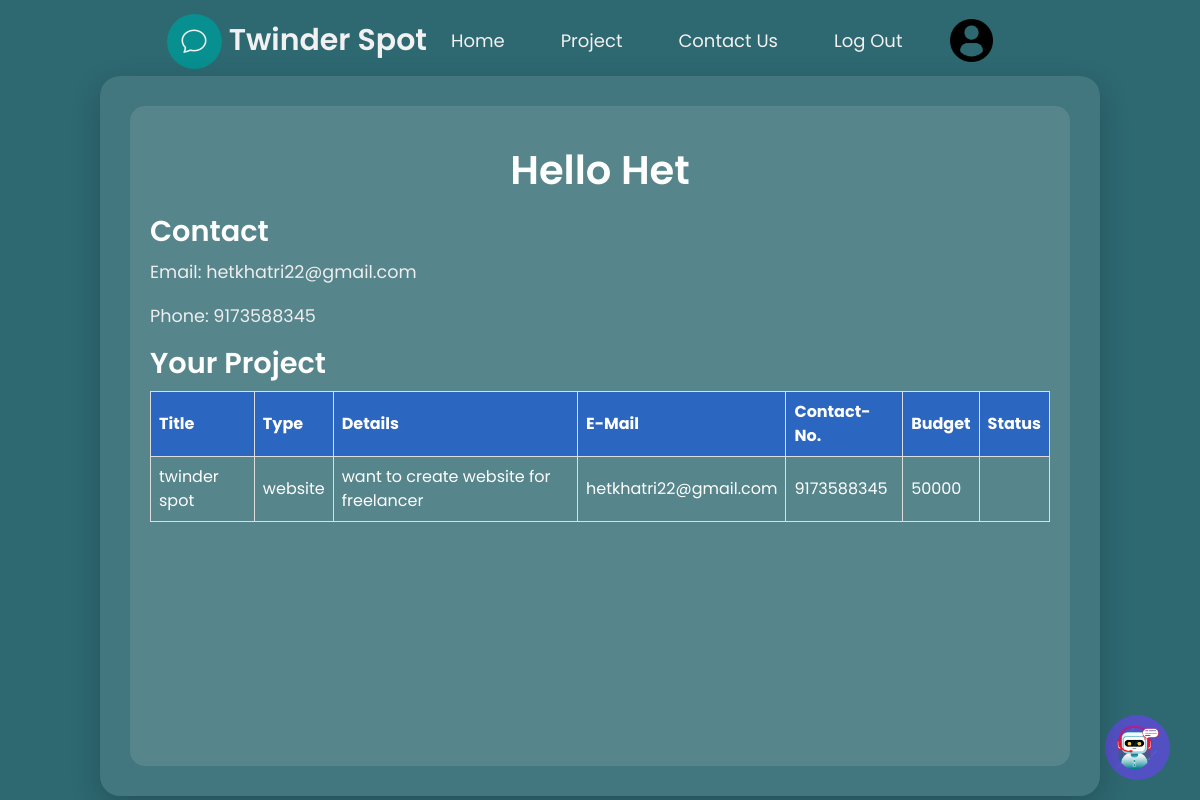
Before: /user/user_profile.php (signed in) with the older database file.
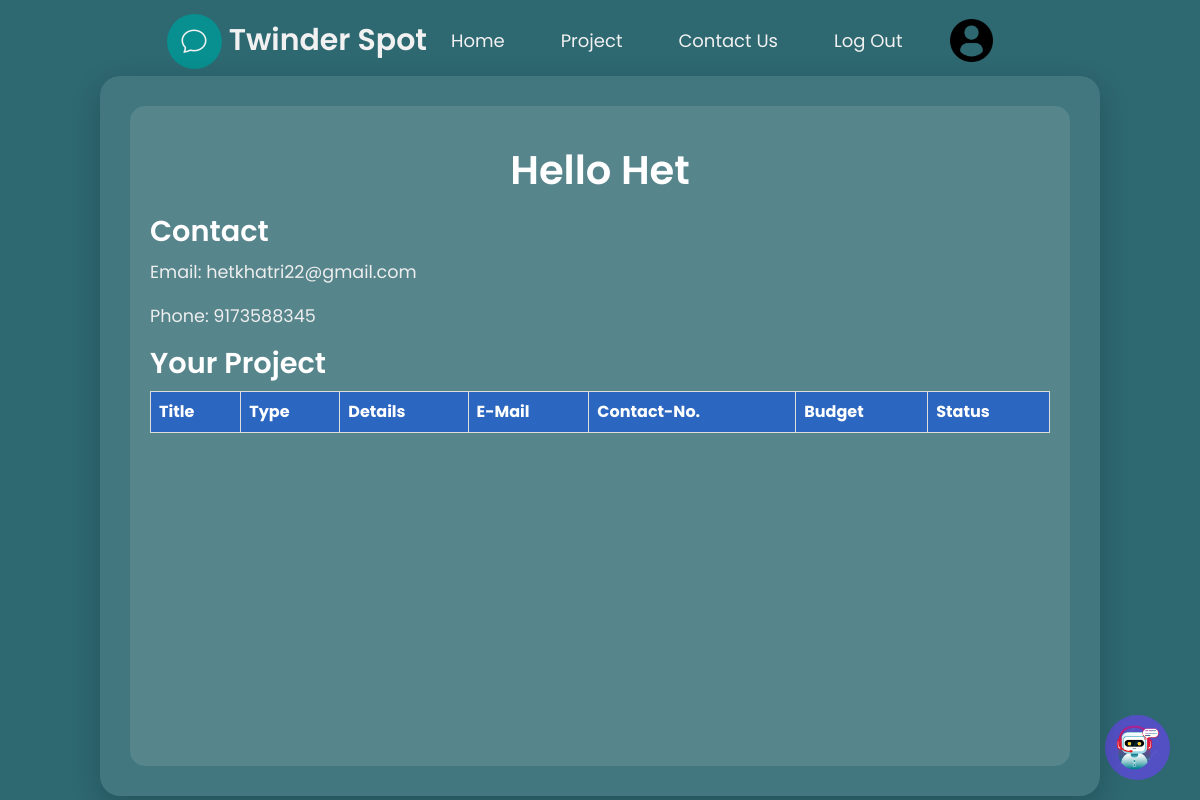
After: the same page with the newer database file.
### tables this page shows
CREATE TABLE `user_project` (
  `id` int(255) NOT NULL,
  `title` varchar(255) NOT NULL,
  `type` varchar(255) NOT NULL,
  `details` varchar(255) NOT NULL,
  `email` varchar(255) NOT NULL,
  `contactno` varchar(255) NOT NULL,
  `budget` varchar(255) NOT NULL,
  `status` varchar(255) NOT NULL
);

### user/user_profile.php (the view, shortened to what this page needs)
<?php
include '../Database/database_connectivity.php';
if (isset($_SESSION['email'])) {
    $email = $_SESSION['email'];
    $query = "SELECT username,contactno,email FROM user_signup WHERE email = ?";
    $stmt = $connection->prepare($query);
    $stmt->bind_param("s", $email);
    $stmt->execute();
    $result = $stmt->get_result();
    if ($result->num_rows > 0) {
        $row = $result->fetch_assoc();
        $name = $row['username'];
        $email = $row['email'];
        $phone = $row['contactno'];
    } else {
        $username = "Guest";
    }
} else {
    $name = 'John Doe';
    $email = 'john.doe@example.com';
    $phone = '+123 456 7890';
}
$query2 = "SELECT * FROM user_project WHERE email = ?";
$stmt2 = $connection->prepare($query2);
$stmt2->bind_param("s", $email);
$stmt2->execute();
$result2 = $stmt2->get_result(); ?>
<!DOCTYPE html>
<html lang="en">
    <head>
        <link rel="stylesheet" href="https://cdnjs.cloudflare.com/ajax/libs/font-awesome/6.0.0/css/all.min.css">
    </head>
    <body>
        <?php include 'user_header.php' ?>
        <div class="profile-container">
            <div class="profile-display">
                <div class="profile-header">
                    <h1><?php echo "Hello " . $name; ?></h1>
                </div>
                <div class="profile-details">
                    <h2>Contact</h2>
                    <p>Email: <?php echo $email; ?></p>
                    <p>Phone: <?php echo $phone; ?></p>
                </div>
                <div class="table-container">
                    <h2 class="h2">Your Project</h2>
                    <table class="project">
                        <tr>
                            <th>Title</th>
                            <th>Type</th>
                            <th>Details</th>
                            <th>E-Mail</th>
                            <th>Contact-No.</th>
                            <th>Budget</th>
                            <th>Status</th>
                        </tr>
                        <?php
                        if ($result2->num_rows > 0) {
                            while ($row2 = $result2->fetch_assoc()) {
                                $row2["status"] = $row2["status"] === "" ? "Pending" : $row2["status"];
                                echo "<tr>
                <td>" . $row2["title"] . "</td>
                <td>" . $row2["type"] . "</td>
                <td>" . $row2["details"] . "</td>
                <td>" . $row2["email"] . "</td>
                <td>" . $row2["contactno"] . "</td>
                <td>" . $row2["budget"] . "</td>
                <td>" . $row2["status"] . "</td>";
                            }
                        }
                        ?>
                    </table>
                </div>
            </div>
        </div>
        <link rel="stylesheet" href="user_p.css">
    </body>
</html>

Changed rows visible on the page:
removed user_project: title "twinder spot", type "website", details "want to create website for freelancer", email "hetkhatri22@gmail.com", contactno "9173588345", budget "50000"
